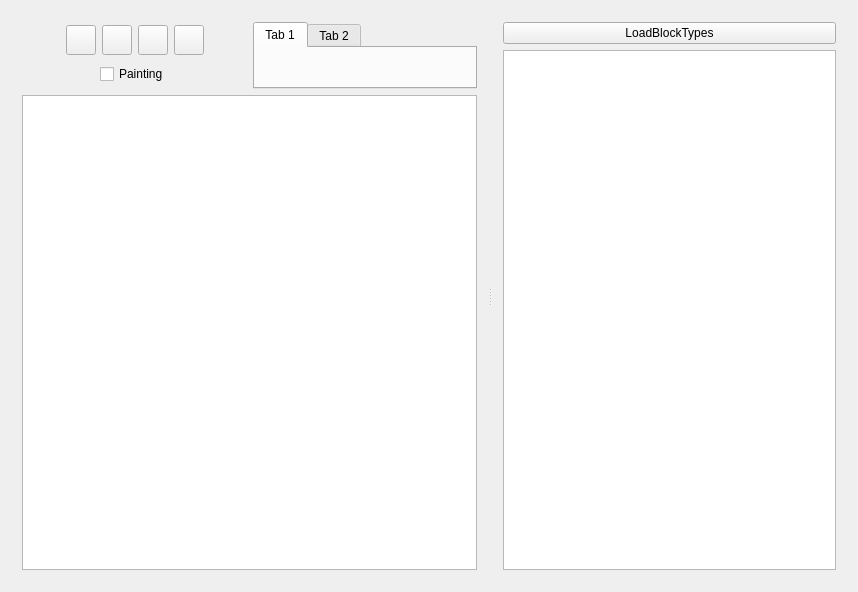
<?xml version="1.0" encoding="UTF-8"?>
<ui version="4.0">
 <class>MainWidget</class>
 <widget class="QWidget" name="MainWidget">
  <property name="geometry">
   <rect>
    <x>0</x>
    <y>0</y>
    <width>858</width>
    <height>592</height>
   </rect>
  </property>
  <property name="windowTitle">
   <string>MainWidget</string>
  </property>
  <layout class="QHBoxLayout" name="horizontalLayout_4">
   <item>
    <widget class="QSplitter" name="splitter">
     <property name="orientation">
      <enum>Qt::Horizontal</enum>
     </property>
     <widget class="QWidget" name="layoutWidget">
      <layout class="QVBoxLayout" name="verticalLayout_3">
       <item>
        <layout class="QHBoxLayout" name="horizontalLayout_2">
         <item>
          <layout class="QVBoxLayout" name="verticalLayout_2">
           <item>
            <layout class="QHBoxLayout" name="horizontalLayout">
             <item>
              <spacer name="horizontalSpacer_4">
               <property name="orientation">
                <enum>Qt::Horizontal</enum>
               </property>
               <property name="sizeHint" stdset="0">
                <size>
                 <width>40</width>
                 <height>20</height>
                </size>
               </property>
              </spacer>
             </item>
             <item>
              <widget class="QPushButton" name="saveAsButton">
               <property name="minimumSize">
                <size>
                 <width>30</width>
                 <height>30</height>
                </size>
               </property>
               <property name="maximumSize">
                <size>
                 <width>30</width>
                 <height>30</height>
                </size>
               </property>
               <property name="text">
                <string/>
               </property>
              </widget>
             </item>
             <item>
              <widget class="QPushButton" name="loadButton">
               <property name="minimumSize">
                <size>
                 <width>30</width>
                 <height>30</height>
                </size>
               </property>
               <property name="maximumSize">
                <size>
                 <width>30</width>
                 <height>30</height>
                </size>
               </property>
               <property name="text">
                <string/>
               </property>
              </widget>
             </item>
             <item>
              <widget class="QPushButton" name="rubberButton">
               <property name="minimumSize">
                <size>
                 <width>30</width>
                 <height>30</height>
                </size>
               </property>
               <property name="maximumSize">
                <size>
                 <width>30</width>
                 <height>30</height>
                </size>
               </property>
               <property name="text">
                <string/>
               </property>
              </widget>
             </item>
             <item>
              <widget class="QPushButton" name="clearButton">
               <property name="minimumSize">
                <size>
                 <width>30</width>
                 <height>30</height>
                </size>
               </property>
               <property name="maximumSize">
                <size>
                 <width>30</width>
                 <height>30</height>
                </size>
               </property>
               <property name="text">
                <string/>
               </property>
              </widget>
             </item>
             <item>
              <spacer name="horizontalSpacer_3">
               <property name="orientation">
                <enum>Qt::Horizontal</enum>
               </property>
               <property name="sizeHint" stdset="0">
                <size>
                 <width>40</width>
                 <height>20</height>
                </size>
               </property>
              </spacer>
             </item>
            </layout>
           </item>
           <item>
            <layout class="QHBoxLayout" name="horizontalLayout_3">
             <item>
              <spacer name="horizontalSpacer">
               <property name="orientation">
                <enum>Qt::Horizontal</enum>
               </property>
               <property name="sizeHint" stdset="0">
                <size>
                 <width>40</width>
                 <height>20</height>
                </size>
               </property>
              </spacer>
             </item>
             <item>
              <widget class="QCheckBox" name="noClicPainting">
               <property name="text">
                <string>Painting</string>
               </property>
              </widget>
             </item>
             <item>
              <spacer name="horizontalSpacer_2">
               <property name="orientation">
                <enum>Qt::Horizontal</enum>
               </property>
               <property name="sizeHint" stdset="0">
                <size>
                 <width>40</width>
                 <height>20</height>
                </size>
               </property>
              </spacer>
             </item>
            </layout>
           </item>
          </layout>
         </item>
         <item>
          <widget class="QTabWidget" name="tabWidget">
           <property name="maximumSize">
            <size>
             <width>16777215</width>
             <height>125</height>
            </size>
           </property>
           <property name="currentIndex">
            <number>0</number>
           </property>
           <widget class="QWidget" name="tab">
            <attribute name="title">
             <string>Tab 1</string>
            </attribute>
           </widget>
           <widget class="QWidget" name="tab_2">
            <attribute name="title">
             <string>Tab 2</string>
            </attribute>
           </widget>
          </widget>
         </item>
        </layout>
       </item>
       <item>
        <widget class="QGraphicsView" name="graphicsView">
         <property name="minimumSize">
          <size>
           <width>0</width>
           <height>475</height>
          </size>
         </property>
         <property name="maximumSize">
          <size>
           <width>16777215</width>
           <height>16777215</height>
          </size>
         </property>
        </widget>
       </item>
      </layout>
     </widget>
     <widget class="QWidget" name="layoutWidget">
      <layout class="QVBoxLayout" name="verticalLayout">
       <item>
        <widget class="QPushButton" name="pushButton">
         <property name="text">
          <string>LoadBlockTypes</string>
         </property>
        </widget>
       </item>
       <item>
        <widget class="QListWidget" name="listWidget"/>
       </item>
      </layout>
     </widget>
    </widget>
   </item>
  </layout>
 </widget>
 <layoutdefault spacing="6" margin="11"/>
 <resources/>
 <connections/>
</ui>
